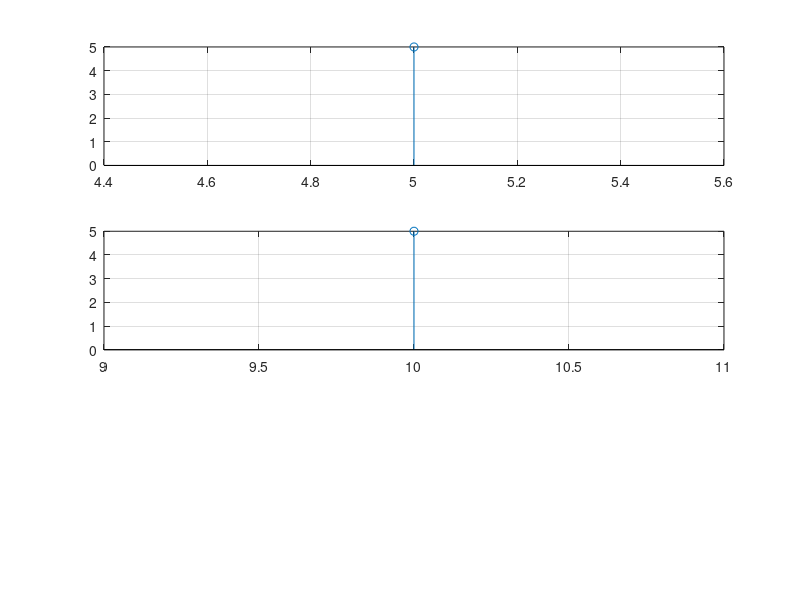

Write MATLAB code to recreate this figure.
clc;
clear all;
close all;
n1=input('Enter the value for shift: ');
n=input('Enter the value for range "-2:2" :');
x=input('Enter the value for renge index: ');
subplot(3,1,1);
stem(n,x);
grid on;
m=n+n1;
subplot(3,1,2);
stem(m,x);
grid on;